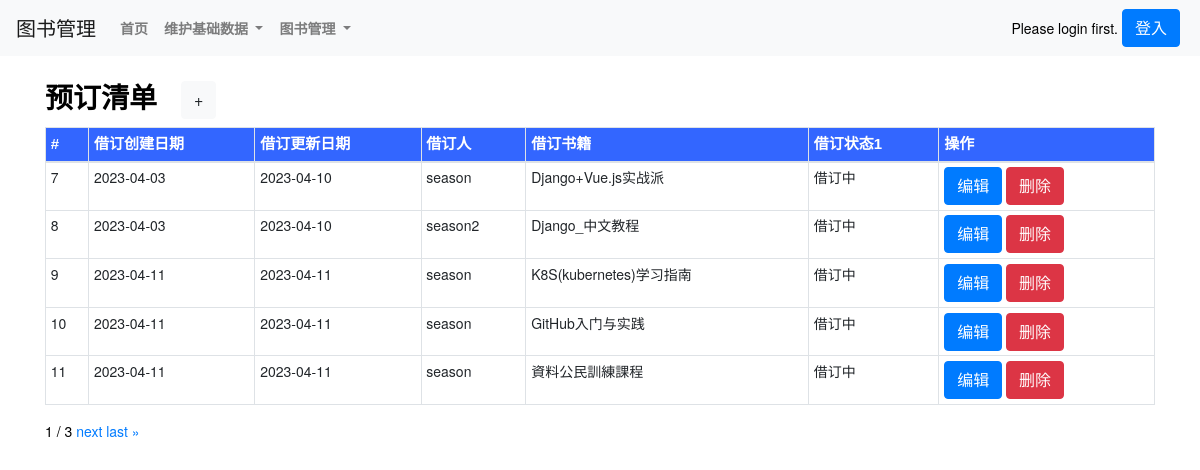
Page /theBorrowlist_show/ on the earlier database version.
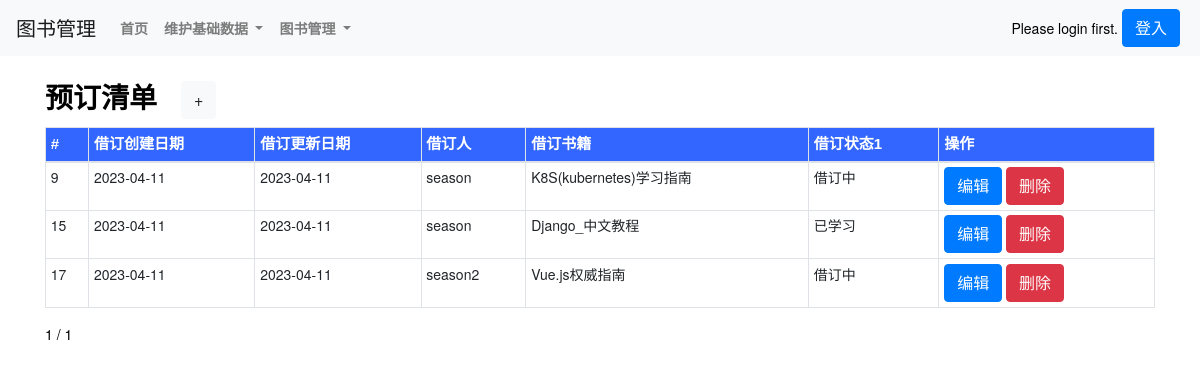
Same page on the later database version.
### book/models.py (models this page shows, shortened)
class theBorrow(models.Model):
    boid = models.AutoField(primary_key=True)
    theBorrow_add_datetime = models.DateTimeField(max_length=500,verbose_name=('创建日期'),auto_now_add=True)
    theBorrow_update_datetime = models.DateTimeField(max_length=500,verbose_name=('修改日期'),auto_now=True)
    theBorrow_theUser = models.ForeignKey(User,on_delete=models.CASCADE) #related_name='borrow_theUser',
    theBorrow_theBook = models.ForeignKey(theBook,on_delete=models.CASCADE)  #,related_name='borrow_theBook'
    theBorrow_duration = models.IntegerField(verbose_name=('借订天数'),blank=True, null=True,)
    theBorrow_status1 = models.CharField(max_length=500, choices=THEBORROWSTATUS_TYPE, verbose_name=('借订状态1'))
    theBorrow_status2 = models.CharField(max_length=500,verbose_name=('借订状态2'),blank=True, null=True,)
    theBorrow_status3 = models.CharField(max_length=500,verbose_name=('借订状态3'),blank=True, null=True,)
    class Meta:
        verbose_name = ('借订')
        verbose_name_plural = ('借订')
        unique_together = [['theBorrow_theUser','theBorrow_theBook']] # 联合唯一

class User(AbstractUser):
    dept = models.CharField(max_length=500,verbose_name=('部门'),blank=True, null=True,)
    age = models.IntegerField(verbose_name=('年龄'),blank=True, null=True,)
    mobilenumber = models.CharField(max_length=500,verbose_name=('电话号码'),blank=True, null=True,)
    role = models.CharField(max_length=500,verbose_name=('角色'),blank=True, null=True,)
    theUser_status1 = models.CharField(max_length=500,verbose_name=('用户状态1'),choices=THEUSERSTATUS_TYPE,default='active')
    field1 = models.CharField(max_length=500,verbose_name=('属性1'),blank=True, null=True,)
    field2 = models.CharField(max_length=500,verbose_name=('属性2'),blank=True, null=True,)
    field3 = models.CharField(max_length=500,verbose_name=('属性3'),blank=True, null=True,)
    field4 = models.CharField(max_length=500,verbose_name=('属性4'),blank=True, null=True,)
    class Meta(AbstractUser.Meta):
        swappable = 'AUTH_USER_MODEL'

class theBook(models.Model):
    bid = models.AutoField(primary_key=True)
    theBook_name = models.CharField(max_length=500,verbose_name=('图书名称'),)
    theBook_location = models.ForeignKey(location,blank=True, null=True, on_delete=models.CASCADE,related_name='Book_location')
    theBook_type = models.CharField(max_length=500, verbose_name=('电子书/纸质书'),choices=THEBOOK_TYPE,)
    theBook_category = models.ForeignKey(category,blank=True, null=True, on_delete=models.CASCADE,related_name='Book_category')
    theBook_logo = models.ImageField(max_length=500, verbose_name=('图书照片1'),upload_to='images/')
    theBook_attachment = models.FileField(max_length=10000,verbose_name=('图书附件(备用)'),blank=True, null=True,upload_to='file')
    theBook_status1 = models.CharField(max_length=500,verbose_name=('图书状态1'),choices=THESTATUS_TYPE,)
    theBook_status2 = models.CharField(max_length=500,verbose_name=('图书状态2(备用)'),blank=True, null=True,)
    theBook_status3 = models.CharField(max_length=500,verbose_name=('图书状态3(备用)'),blank=True, null=True,)
    theBook_id = models.CharField(max_length=500,verbose_name=('图书编号(备用)'),blank=True, null=True,)
    theBook_information1 = models.TextField(max_length=10000,verbose_name=('图书信息1'),blank=True, null=True,)
    theBook_information2 = models.TextField(max_length=10000,verbose_name=('图书信息2(备用)'),blank=True, null=True,)
    theBook_information3 = models.TextField(max_length=10000,verbose_name=('图书信息3(备用)'),blank=True, null=True,)
    theBook_information4 = models.TextField(max_length=10000,verbose_name=('图书信息4(备用)'),blank=True, null=True,)
    theBook_information5 = models.TextField(max_length=10000,verbose_name=('图书信息5(备用)'),blank=True, null=True,)
    class Meta:
        verbose_name = ('图书')
        verbose_name_plural = ('图书')
        ordering = ['theBook_category'] # 返回值排序
    def __str__(self):
        return str(self.theBook_name)

### book/views.py (the view)
# urls.py: path('theBorrowlist_show/', views.theBorrowlist_show, name='theBorrowlist_show'),
def theBorrowlist_show(request,page=1):
    theBorrowlist = theBorrow.objects.all()
    paginator = Paginator(theBorrowlist, 5)
    try:
        page_obj = paginator.page(page)
    except PageNotAnInteger:
        page_obj = paginator.page(1)
    except EmptyPage:
        page_obj = paginator.page(paginator.num_pages)
    return render(request,'theBorrowlist_show.html',locals())

### templates/theBorrowlist_show.html (shortened to what this page needs)
{% extends 'base.html' %}
{% load static %}
{% block body_block %}
<div class="container">
    <div class="row py-4 align-items-center">
        <div class="col-lg-12 col-md-12 mt-0 table-responsive"  style="background-color: #fff;">
            <h3 class="font-weight-bold">预订清单<a class="ml-4 btn btn-light" href="/theBorrowlist_new/">+</a></h3>
            <table class="table table-striped table-sm table-bordered ">
                <thead>
                    <tr style="color:White;background-color:#3366FF;font-family:微軟正黑體,Tahoma,Arial,微軟雅黑體;font-size:15px;">
                        <th scope="col">#</th>
                        <th scope="col">借订创建日期</th>
                        <th scope="col">借订更新日期</th>
                        <th scope="col">借订人</th>
                        <th scope="col">借订书籍</th>
                        <th scope="col">借订状态1</th>
                        <th scope="col">操作</th>
                    </tr>
                </thead>
                {% for theBorrow in page_obj.object_list %}
                    <td>{{ theBorrow.boid }}</td>
                    <td>{{ theBorrow.theBorrow_add_datetime|date:"Y-m-d" }}</td>
                    <td>{{ theBorrow.theBorrow_update_datetime|date:"Y-m-d" }}</td>
                    <td>{{ theBorrow.theBorrow_theUser }}</td>
                    <td>{{ theBorrow.theBorrow_theBook }}</td>
                    <td>{{ theBorrow.theBorrow_status1 }}</td>
                    <td>
                        <a class="btn btn-primary btn-xs" href="/theBorrowlist_edit/{{ theBorrow.boid }}/">编辑</a>
                        <a class="btn btn-danger btn-xs" href="/theBorrowlist_delete/{{ theBorrow.boid }}/">删除</a>
                    </td>
                {% endfor %}
            </table>
            <div class="pagination">
                <span class="step-links">
                    <span class="current">
                            {{ page_obj.number }} / {{ page_obj.paginator.num_pages }}
                    </span>
                    {% if page_obj.has_next %}
                        <a href="/theBorrowlist_show/{{ page_obj.next_page_number }}/">next</a>
                        <a href="/theBorrowlist_show/{{ page_obj.paginator.num_pages }}/">last &raquo;</a>
                    {% endif %}
                </span>
            </div>
        </div>
    </div>
</div>
<br>
<br>
<br>
<br>
<br>
{% endblock %}

Differences in the rows shown:
removed theBorrow: boid "7", theBorrow_add_datetime "2023-04-03", theBorrow_update_datetime "2023-04-10", theBorrow_theUser "season", theBorrow_theBook "Django+Vue.js实战派", theBorrow_status1 "借订中"
removed theBorrow: boid "8", theBorrow_add_datetime "2023-04-03", theBorrow_update_datetime "2023-04-10", theBorrow_theUser "season2", theBorrow_theBook "Django_中文教程", theBorrow_status1 "借订中"
removed theBorrow: boid "10", theBorrow_add_datetime "2023-04-11", theBorrow_update_datetime "2023-04-11", theBorrow_theUser "season", theBorrow_theBook "GitHub入门与实践", theBorrow_status1 "借订中"
removed theBorrow: boid "11", theBorrow_add_datetime "2023-04-11", theBorrow_update_datetime "2023-04-11", theBorrow_theUser "season", theBorrow_theBook "資料公民訓練課程", theBorrow_status1 "借订中"
now on this page (row unchanged): theBorrow: boid "15", theBorrow_add_datetime "2023-04-11", theBorrow_update_datetime "2023-04-11", theBorrow_theUser "season", theBorrow_theBook "Django_中文教程", theBorrow_status1 "已学习"
now on this page (row edited): theBorrow: boid "17", theBorrow_add_datetime "2023-04-11", theBorrow_update_datetime "2023-04-11", theBorrow_theUser "season2", theBorrow_theBook "Vue.js权威指南", theBorrow_status1 "借订中"
Other differences:
{{ page_obj.paginator.num_pages }}: "3" → "1"
text no longer shown: "next last »"
